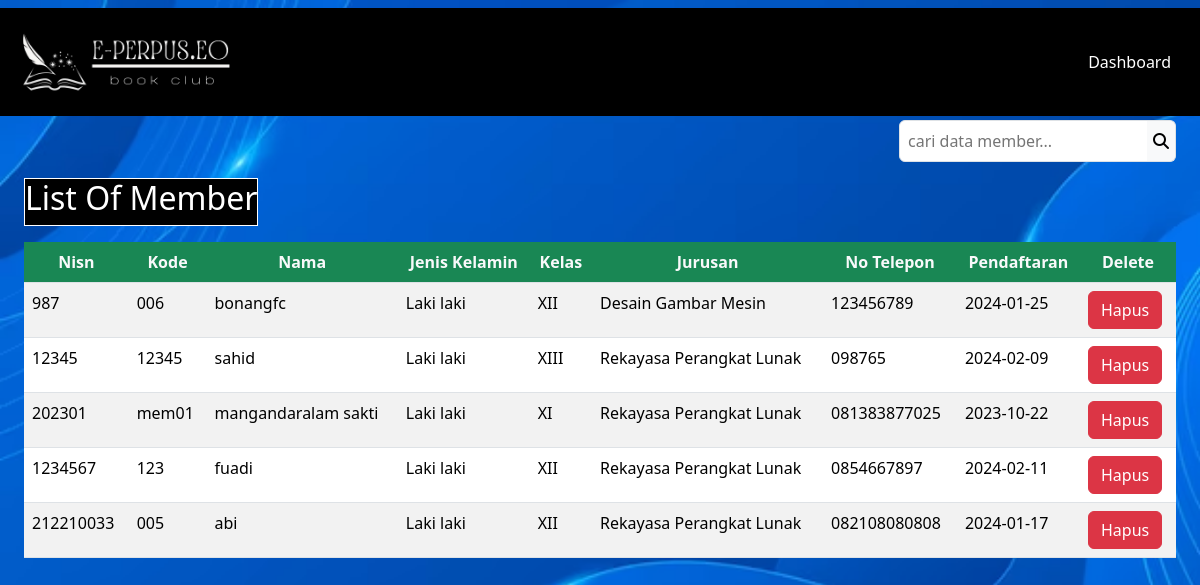
The app's page /DashboardAdmin/member/member.php (signed in), older data.
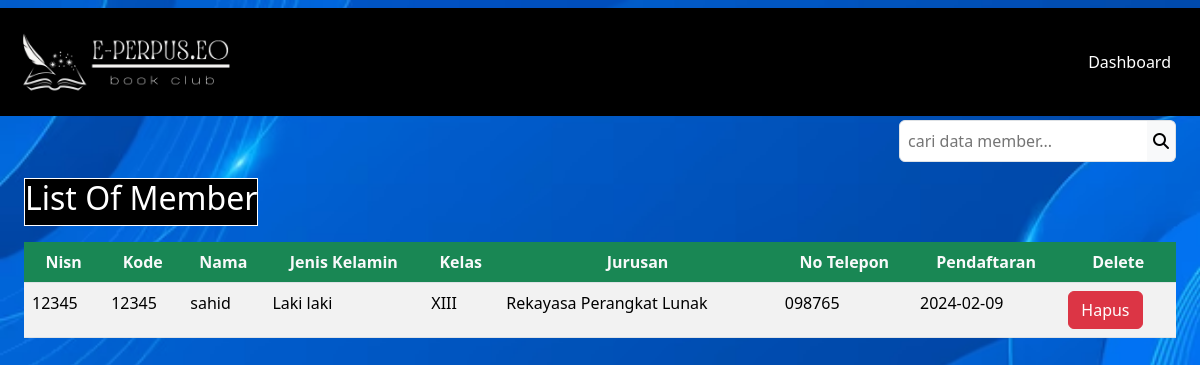
The same page, newer data.
### tables this page shows
CREATE TABLE `member` (
  `nisn` int(11) NOT NULL,
  `kode_member` varchar(12) NOT NULL,
  `nama` varchar(255) NOT NULL,
  `password` varchar(255) NOT NULL,
  `jenis_kelamin` varchar(20) NOT NULL,
  `kelas` varchar(5) NOT NULL,
  `jurusan` varchar(50) NOT NULL,
  `no_tlp` varchar(15) NOT NULL,
  `tgl_pendaftaran` date NOT NULL
);

### config/config.php (called while the page is built, shortened)
<?php
$host = "127.0.0.1";
$username = "root";
$password = "";
$database_name = "perpustakaan";
$connection = mysqli_connect($host, $username, $password, $database_name);
function queryReadData($dataKategori) {
  global $connection;
  $result = mysqli_query($connection, $dataKategori);
  $items = [];
  while($item = mysqli_fetch_assoc($result)) {
    $items[] = $item;
  }
  return $items;
}
?>

### DashboardAdmin/member/member.php (the view, shortened to what this page needs)
<?php
require "../../config/config.php";
$member = queryReadData("SELECT * FROM member");
?>
<!DOCTYPE html>
<html lang="en">
  <head>
    <link rel="stylesheet" href="../../style.css">
  </head>
  <body style="background: url(../../assets/bg.jpg) center / cover fixed; ">
    <nav class="navbar fixed-top ">
      <div class="container-fluid p-3" style="background-color: black; ">
        <a class="navbar-brand" href="#">
          <img src="../../assets/logoNav.png" alt="logo" width="220px">
        </a>
        <a class="btn btn-tertiary" href="../dashboardAdmin.php" style="color: white; ">Dashboard</a>
      </div>
    </nav>
    <div class="p-4 mt-5">
     <form action="" method="post" class="mt-5">
       <div class="input-group d-flex justify-content-end mb-3">
         <input class="border p-2 rounded rounded-end-0 bg-tertiary" type="text" name="keyword" id="keyword" placeholder="cari data member...">
         <button class="border border-start-0 bg-light rounded rounded-start-0" type="submit" name="search"><i class="fa-solid fa-magnifying-glass"></i></button>
       </div>
      </form>
      <label style="color: white; background-color: black; border: 1px solid white;"><h2>List Of Member</h2></label>
      <div class="table-responsive mt-3">
        <table class="table table-striped table-hover" >
        <thead class="text-center" style="background-color: black;">
          <tr>
            <th class="bg-success text-light">Nisn</th>
            <th class="bg-success text-light">Kode</th>
            <th class="bg-success text-light">Nama</th>
            <th class="bg-success text-light">Jenis Kelamin</th>
            <th class="bg-success text-light">Kelas</th>
            <th class="bg-success text-light">Jurusan</th>
            <th class="bg-success text-light">No Telepon</th>
            <th class="bg-success text-light">Pendaftaran</th>
            <th class="bg-success text-light">Delete</th>
          </tr>
        </thead>
      <?php foreach($member as $item) : ?>
      <tr>
        <td><?=$item["nisn"];?></td>
        <td><?=$item["kode_member"];?></td>
        <td><?=$item["nama"];?></td>
        <td><?=$item["jenis_kelamin"];?></td>
        <td><?=$item["kelas"];?></td>
        <td><?=$item["jurusan"];?></td>
        <td><?=$item["no_tlp"];?></td>
        <td><?=$item["tgl_pendaftaran"];?></td>
        <td>
          <div class="action">
             <a href="deleteMember.php?id=<?= $item["nisn"]; ?>" class="btn btn-danger" onclick="return confirm('Yakin ingin menghapus data member ?');"><label for="">Hapus</label></a>
           </div>
        </td>
       </tr>
      <?php endforeach;?>
    </table>
    </div>
  </div>
  </body>
</html>

Row changes from the older to the newer data that the page shows:
removed member: nisn "987", kode_member "006", nama "bonangfc", jenis_kelamin "Laki laki", kelas "XII", jurusan "Desain Gambar Mesin", no_tlp "123456789", tgl_pendaftaran "2024-01-25"
removed member: nisn "202301", kode_member "mem01", nama "mangandaralam sakti", jenis_kelamin "Laki laki", kelas "XI", jurusan "Rekayasa Perangkat Lunak", no_tlp "081383877025", tgl_pendaftaran "2023-10-22"
removed member: nisn "1234567", kode_member "123", nama "fuadi", jenis_kelamin "Laki laki", kelas "XII", jurusan "Rekayasa Perangkat Lunak", no_tlp "0854667897", tgl_pendaftaran "2024-02-11"
removed member: nisn "212210033", kode_member "005", nama "abi", jenis_kelamin "Laki laki", kelas "XII", jurusan "Rekayasa Perangkat Lunak", no_tlp "082108080808", tgl_pendaftaran "2024-01-17"
